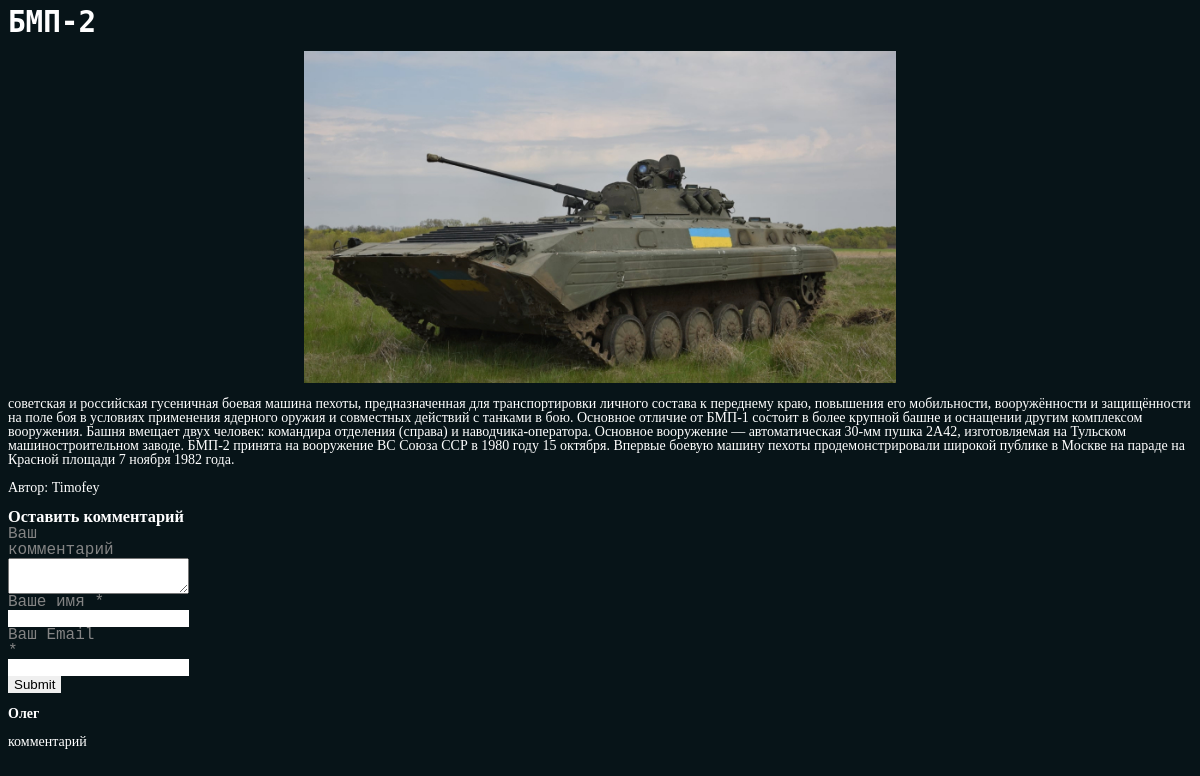
Page /2/ on the committed database.
### blog/models.py (models this page shows, shortened)
class Post(models.Model):
    title = models.CharField('Заголовок', max_length=100)
    description = models.TextField('Текст записи')
    author = models.CharField('Имя автора', max_length=100)
    date = models.DateField('Дата публикации')
    img = models.ImageField('Изображение', upload_to='image/%Y')
    class Meta:
        verbose_name = 'Запись'
        verbose_name_plural = 'Записи'

class Comments(models.Model):
    email = models.EmailField()
    name = models.CharField('Имя', max_length=50)
    text_comments = models.TextField('Текст комментария', max_length=2000)
    post = models.ForeignKey(Post, verbose_name='Публикация', on_delete=models.CASCADE)
    class Meta:
        verbose_name = 'Комментарий'
        verbose_name_plural = 'Комментарии'

### blog/views.py (the view)
# urls.py: path('<int:pk>/', views.PostDetail.as_view()),
class PostDetail(View):
    def get(self, request, pk):
        post = Post.objects.get(id=pk)
        return render(request, 'blog/blog_detail.html', {'post': post})

### templates/blog/blog_detail.html (shortened to what this page needs)
{% load static %}
<html>
  <head>
    <link rel="stylesheet" href="{% static 'css/style2.css' %}" type="text/css" media="all">
  </head>
<body>
<div class="title">
    <h3>{{ post.title }}</h3>
</div>
    <p align="center">
      <a href="#"><img src="{{ post.img.url }}" width="50%"></a>
    </p>
<div class="desc">
    <p>{{ post.description }}</p>
</div>
<div class="author">
    <p>Автор: {{ post.author }}</p>
</div>
 <div class="form-comment">
     <h3>Оставить комментарий</h3>
     <div>
         <form action="{% url 'add_comments' post.id %}" method="post">
             <div class="com">
                 <label>Ваш комментарий</label>
                 <textarea name="text_comments"></textarea>
             </div>
             <div class="imya">
                 <label>Ваше имя *</label>
                 <input type="text" name="name">
             </div>
             <div class="email">
                 <label>Ваш Email *</label>
                 <input type="email" name="email">
             </div>
                 <input type="submit">
         </form>
     </div>
     <div>
         {% for comment in post.comments_set.all %}
          <div class="view-comment">
              <h4>{{ comment.name }}</h4>
              <p>{{ comment.text_comments }}</p>
          </div>
         {% endfor %}
     </div>
 </div>
</body>
</html>

### static/css/style2.css (style rules this page uses)
body { line-height: 1; color: black; background: white; }
a { color: inherit; text-decoration: none; }
input { border-width: 0; }
h1, h2, h3, h4, h5, h6 { font-weight: bold; margin-top: 0; margin-bottom: 0; }
embed, img, object, video { max-width: 100%; }
html { -webkit-box-sizing: border-box; -moz-box-sizing: border-box; box-sizing: border-box; }
*, *:after, *:before { -webkit-box-sizing: inherit; -moz-box-sizing: inherit; box-sizing: inherit; }
html { font-size: 16px; }
body { color: white; font-family: 'Ariel', display; font-size: 14px; font-style: normal; font-weight: normal; letter-spacing: 0; text-decoration: none; background-color: #071418; }
.title { float: center; font-size: 25; font-family: DejaVu Sans Mono, monospace; }
.com { width: 100px; color: #848484; position: relative; cursor: pointer; text-decoration: none; font-family: Andale Mono, monospace; font-size: 16; }
.imya { width: 100px; color: #848484; position: relative; cursor: pointer; text-decoration: none; font-family: Andale Mono, monospace; font-size: 16; }
.email { width: 100px; color: #848484; position: relative; cursor: pointer; text-decoration: none; font-family: Andale Mono, monospace; font-size: 16; }
input { cursor: pointer; }

### rows in the picture
Post: title "БМП-2", img (picture), description "советская и российская гусеничная боевая машина пехоты, предназначенная для транспортировки личного состава к переднему краю, повышения его мобильности, вооружённости и защищённости на поле боя в условиях применения ядерного оружия и совместных действий с танками в бою. Основное отличие от БМП-1 состоит в более крупной башне и оснащении другим комплексом вооружения. Башня вмещает двух человек: командира отделения (справа) и наводчика-оператора. Основное вооружение — автоматическая 30-мм пушка 2А42, изготовляемая на Тульском машиностроительном заводе. БМП-2 принята на вооружение ВС Союза ССР в 1980 году 15 октября. Впервые боевую машину пехоты продемонстрировали широкой публике в Москве на…", author "Timofey"
Comments: name "Олег", text_comments "комментарий"
